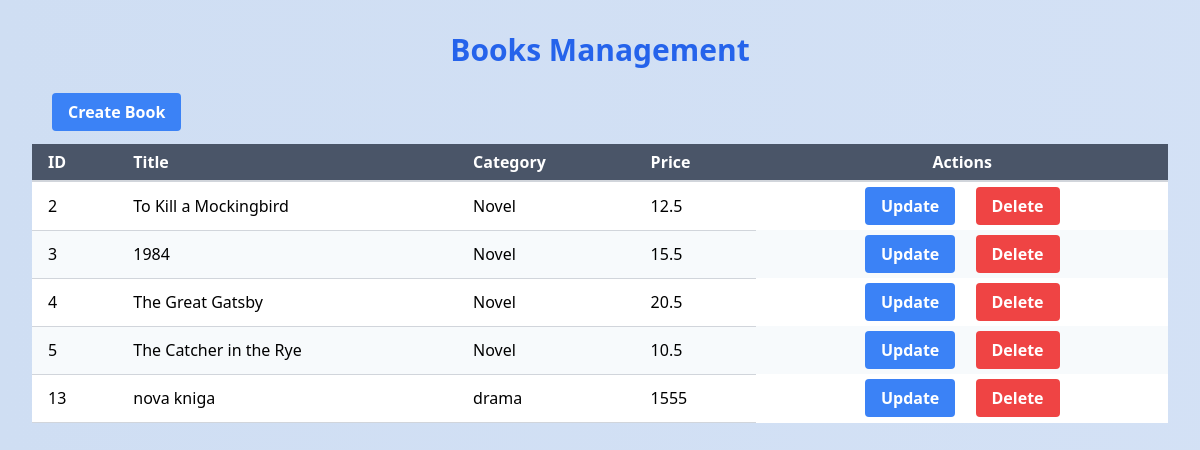
The page / on the database its author committed.
### tables this page shows
CREATE TABLE books (
            id INTEGER PRIMARY KEY AUTOINCREMENT,
            title TEXT NOT NULL,
            category TEXT,
            price REAL NOT NULL
        );

### index.php (the view, shortened to what this page needs)
<?php
$db = new Database();
$connection = $db->getConnection();
$books = $connection->query("SELECT * FROM books");
?>
  <!DOCTYPE html>
  <html>
  <head>
    <link href="https://cdn.jsdelivr.net/npm/tailwindcss@2.2.19/dist/tailwind.min.css" rel="stylesheet">
  </head>
  <body class="bg-gray-100 p-8">
  <header class="mb-8">
    <h1 class="text-3xl font-bold text-center text-blue-600">Books Management</h1>
  </header>
  <a href="book_form.php"
     class="bg-blue-500 hover:bg-blue-700 text-white font-bold py-2 px-4 m-5 rounded focus:outline-none focus:shadow-outline">
    Create Book
  </a>
  <table class="min-w-full bg-white mt-5">
    <thead class="table-header">
    <tr>
      <th class="py-2 px-4 border-b-2 border-gray-300 text-left leading-tight">ID</th>
      <th class="py-2 px-4 border-b-2 border-gray-300 text-left leading-tight">Title</th>
      <th class="py-2 px-4 border-b-2 border-gray-300 text-left leading-tight">Category</th>
      <th class="py-2 px-4 border-b-2 border-gray-300 text-left leading-tight">Price</th>
      <th class="py-2 px-4 border-b-2 border-gray-300 text-left leading-tight text-center">Actions</th>
    </tr>
    </thead>
    <tbody>
		<?php while ($book = $books->fetchArray(SQLITE3_ASSOC)): ?>
      <tr class="table-row">
        <td class="py-2 px-4 border-b border-gray-300"><?php echo htmlspecialchars($book['id']); ?></td>
        <td class="py-2 px-4 border-b border-gray-300"><?php echo htmlspecialchars($book['title']); ?></td>
        <td class="py-2 px-4 border-b border-gray-300"><?php echo htmlspecialchars($book['category']); ?></td>
        <td class="py-2 px-4 border-b border-gray-300"><?php echo htmlspecialchars($book['price']); ?></td>
        <td class="py-3 px-6 text-center">
          <a href="book_form.php?id=<?php echo $book['id']; ?>"
             class="bg-blue-500 hover:bg-blue-700 text-white font-bold py-2 px-4 rounded focus:outline-none focus:shadow-outline mr-4">Update</a>
          <a href="book_delete.php?id=<?php echo $book['id']; ?>"
             class="bg-red-500 hover:bg-red-700 text-white font-bold py-2 px-4 rounded focus:outline-none focus:shadow-outline"
             onclick="return confirm('Are you sure you want to delete this product?');">Delete</a>
        </td>
      </tr>
		<?php endwhile; ?>
    </tbody>
  </table>
  </body>
  </html>

### index.php (style rules this page uses)
body { background: linear-gradient(270deg, #e0eafc, #cfdef3); background-size: 400% 400%; animation: gradientAnimation 15s ease infinite; }
.table-header { background-color: #4a5568; color: white; }
.table-row:nth-child(even) { background-color: #f7fafc; }

### rows shown on the page
books: id "2", title "To Kill a Mockingbird", category "Novel", price "12.5"
books: id "3", title "1984", category "Novel", price "15.5"
books: id "4", title "The Great Gatsby", category "Novel", price "20.5"
books: id "5", title "The Catcher in the Rye", category "Novel", price "10.5"
books: id "13", title "nova kniga", category "drama", price "1555"
